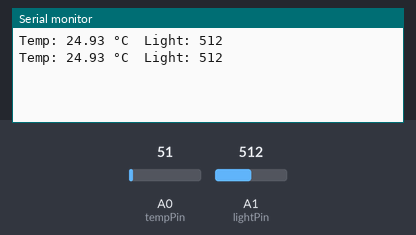
The sketch below on a simulated Arduino Uno, built with avr-gcc and run on an emulated ATmega328P. On the bench: the last lines printed to the serial monitor. Inputs (shaded band) come from the test bench; at power-on: A0 (tempPin) = 51, A1 (lightPin) = 512.

Above: at 1.8 s.
1.9 s: A0 (tempPin) set to 61
At 2.8 s:
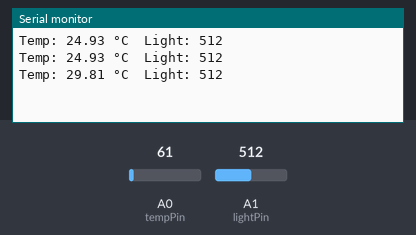
3.4 s: A1 (lightPin) set to 716
At 4.7 s:
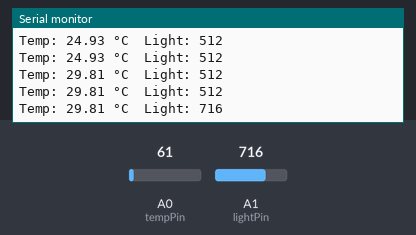
4.9 s: A0 (tempPin) set to 71
At 5.6 s:
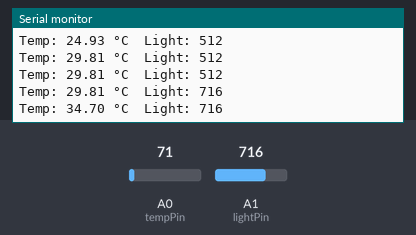
6.4 s: A1 (lightPin) set to 900
At 7.8 s:
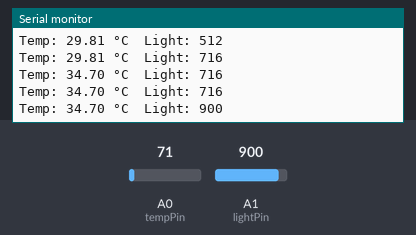
Timing chart, 0 to 8.9 s (numbered marks = the images above; inputs shaded):
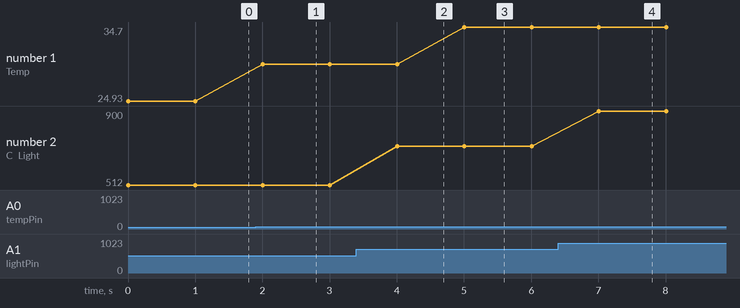

Measured:
- after the input at 1.9 s, the serial monitor: prints a new line after 0.10 s (image 1)
- after the input at 3.4 s, the serial monitor: prints a new line after 0.60 s (image 2)
- after the input at 4.9 s, the serial monitor: prints a new line after 0.11 s (image 3)
- after the input at 6.4 s, the serial monitor: prints a new line after 0.61 s (image 4)
- plotted number 1: 24.93 → 29.81 after the input at 1.9 s, 29.81 → 34.7 after the input at 4.9 s
- plotted number 2: 512 → 716 after the input at 3.4 s, 716 → 900 after the input at 6.4 s

The sketch:

Temp-Light-Logger.ino
```cpp
const int tempPin = A0;
const int lightPin = A1;

void setup() {
Serial.begin(9600);

}
void loop() {

int tempRaw = analogRead(tempPin);
float voltage = tempRaw * (5.0 / 1023.0);
float temperature = voltage * 100;

int lightRaw = analogRead(lightPin);

Serial.print("Temp: ");
Serial.print(temperature);
Serial.print(" °C\t");
Serial.print("Light: ");
Serial.println(lightRaw);

delay(1000);
}
```
